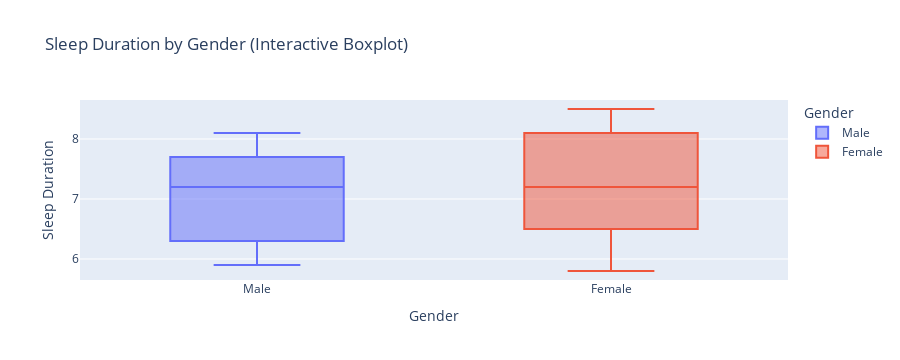

Notebook cell for this chart:
### Markdown cell above
### Sleep Duration by Gender

### Code cell
fig = px.box(
    df,
    x="Gender",
    y="Sleep Duration",
    color="Gender",
    title="Sleep Duration by Gender (Interactive Boxplot)"
)

fig.show()

### Figure 1 — Plotly figure (JSON) as saved in the notebook; plotly's stock layout.template omitted (floating-point values rounded to 4 significant figures; data arrays with more than 128 entries replaced by an {"elided": "..."} marker saying what was removed)
{"data": [{"alignmentgroup": "True", "hovertemplate": "Gender=%{x}<br>Sleep Duration=%{y}<extra></extra>", "legendgroup": "Male", "marker": {"color": "#636efa"}, "name": "Male", "notched": false, "offsetgroup": "Male", "orientation": "v", "showlegend": true, "type": "box", "x": {"elided": "189 str values"}, "x0": " ", "xaxis": "x", "y": {"elided": "189 float values"}, "y0": " ", "yaxis": "y"}, {"alignmentgroup": "True", "hovertemplate": "Gender=%{x}<br>Sleep Duration=%{y}<extra></extra>", "legendgroup": "Female", "marker": {"color": "#EF553B"}, "name": "Female", "notched": false, "offsetgroup": "Female", "orientation": "v", "showlegend": true, "type": "box", "x": {"elided": "185 str values"}, "x0": " ", "xaxis": "x", "y": {"elided": "185 float values"}, "y0": " ", "yaxis": "y"}], "layout": {"boxmode": "overlay", "height": 360, "legend": {"title": {"text": "Gender"}, "tracegroupgap": 0}, "title": {"text": "Sleep Duration by Gender (Interactive Boxplot)"}, "xaxis": {"anchor": "y", "autorange": true, "categoryarray": ["Male", "Female"], "categoryorder": "array", "domain": [0, 1], "range": [-0.5, 1.5], "title": {"text": "Gender"}, "type": "category"}, "yaxis": {"anchor": "x", "autorange": true, "domain": [0, 1], "range": [5.65, 8.65], "title": {"text": "Sleep Duration"}, "type": "linear"}}}
